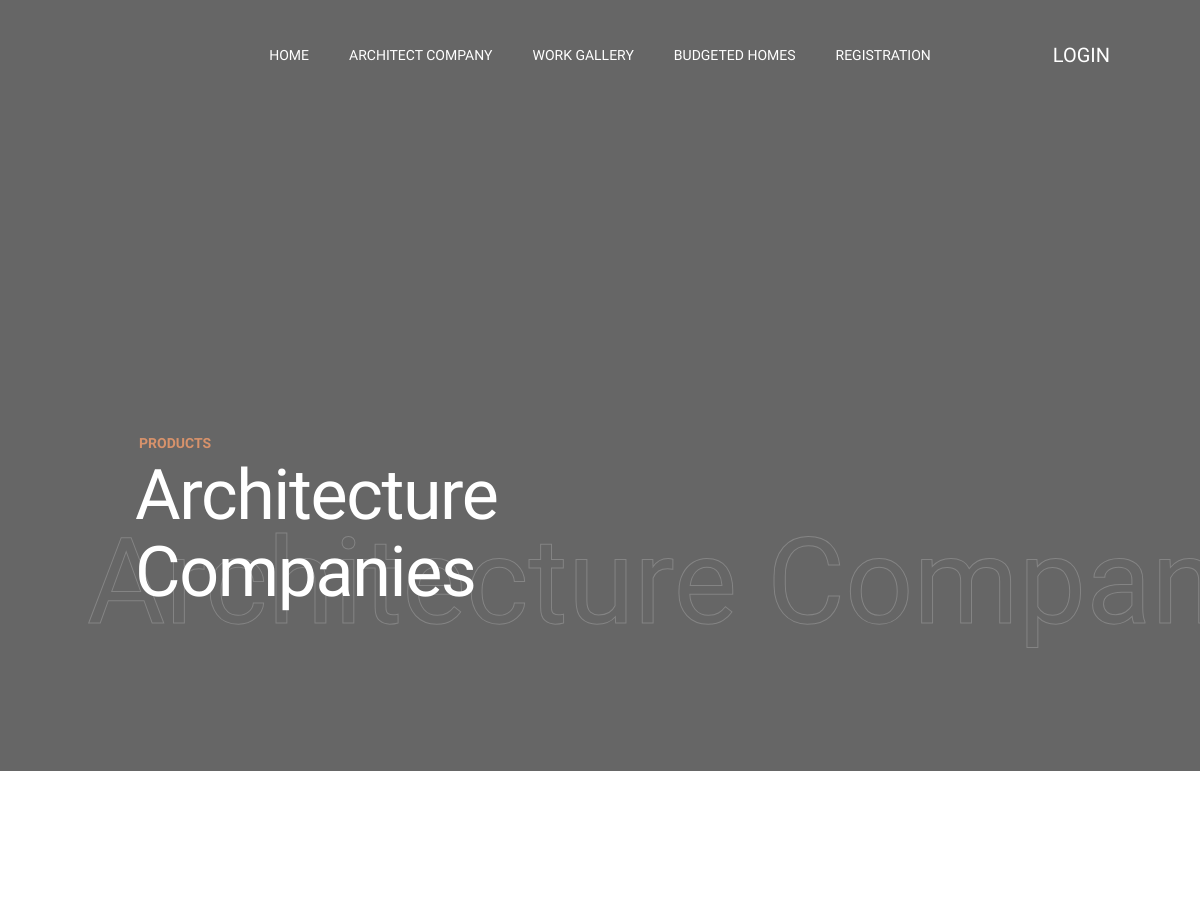
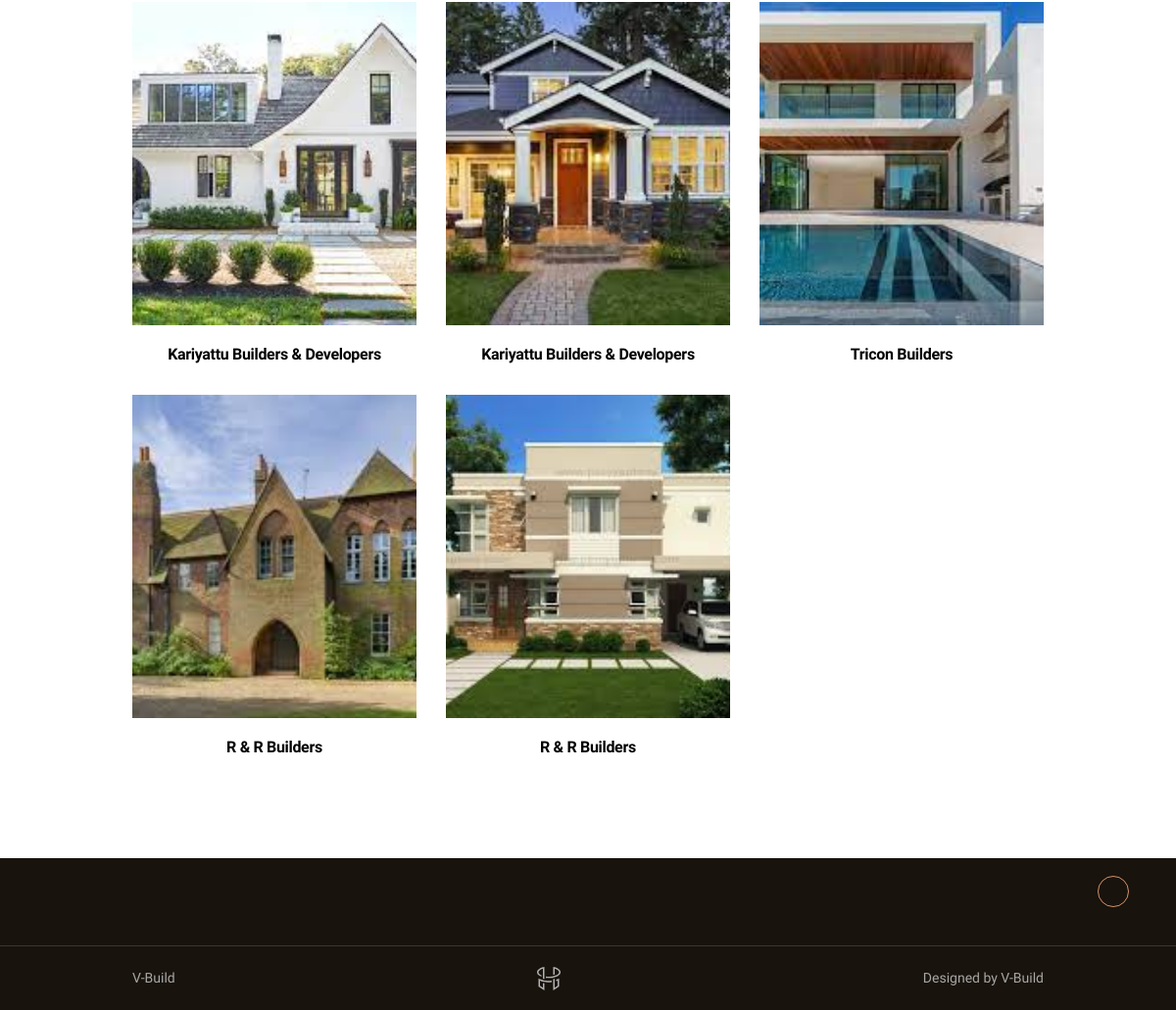
Screenshot of /gallery2.php with the database file from the repository (2 pictures, top to bottom).
### tables this page shows
CREATE TABLE IF NOT EXISTS `gallery` (
  `g_id` int(11) NOT NULL AUTO_INCREMENT,
  `a_id` int(11) NOT NULL,
  `image` varchar(100) NOT NULL,
  PRIMARY KEY (`g_id`)
);

CREATE TABLE IF NOT EXISTS `company_registration` (
  `c_id` int(30) NOT NULL AUTO_INCREMENT,
  `cl_id` int(30) NOT NULL,
  `c_companyname` varchar(100) NOT NULL,
  `c_address` varchar(100) NOT NULL,
  `c_email` varchar(100) NOT NULL,
  `c_password` varchar(100) NOT NULL,
  `c_phonenumber` varchar(100) NOT NULL,
  `map` text NOT NULL,
  `pincode` int(6) NOT NULL,
  `c_file` varchar(100) NOT NULL,
  PRIMARY KEY (`c_id`)
);

### gallery2.php (the view, shortened to what this page needs)
<?php
include 'header.php';
include('database.php');
?>
      <div class="content-wrapper  js-content-wrapper">
        <section class="page-masthead">
          <div data-parallax="0.6" class="page-masthead__bg">
          </div>
          <div class="container">
            <div class="page-masthead__content">
              <div class="row justify-content-between md:justify-content-center align-items-center">
                <div class="col-lg-9 col-md-10">
                  <div data-anim="slide-up delay-1">
                    <div class="page-masthead__subtitle">PRODUCTS</div>
                    <div class="page-masthead__back_title">Architecture Companies</div>
                    <h1 class="page-masthead__title text-white">Architecture Companies</h1>
                  </div>
                </div>
              </div>
            </div>
          </div>
        </section>
        <section class="layout-pt-md layout-pb-md">
          <div class="container">
            <div class="row">
              <div class="col-12">
                <div class="row y-gap-32 mt-40 lg:mt-20">
                  <?php
 $sqllll="SELECT * FROM `gallery`";
                  $result = $con->query($sqllll);
                               while($row= mysqli_fetch_array($result))
                                 {
                                 ?>
                  <div class="col-xl-3 col-lg-4 col-sm-6">
                    <div class="shopCard text-center">
                      <div class="shopCard__image ratio ratio-29:33">
                        <img class="ratio-img" src="uploads/<?php echo $row['image'];?>" alt="Product image">
                      </div>
                      <div class="shopCard__content mt-20">
                        <h4 class="shopCard__title text-base mt-8"><?php  $a_id= $row['a_id'];
 $sqll="SELECT * FROM `company_registration` WHERE cl_id=$a_id";
                  $result1 = $con->query($sqll);
                               while($row1= mysqli_fetch_array($result1))
                                 {
									 echo $row1['c_companyname'];
								 }
							?></h4>
                      </div>
                    </div>
                  </div>
         <?php }
                   ?>
                </div>
              </div>
            </div>
          </div>
        </section>
<?php
include 'footer.php';
?>

### rows the page displays
gallery: image (picture)
company_registration: c_companyname "Kariyattu Builders & Developers"
gallery: image (picture)
gallery: image (picture)
company_registration: c_companyname "Tricon Builders"
gallery: image (picture)
company_registration: c_companyname "R & R Builders"
gallery: image (picture)
